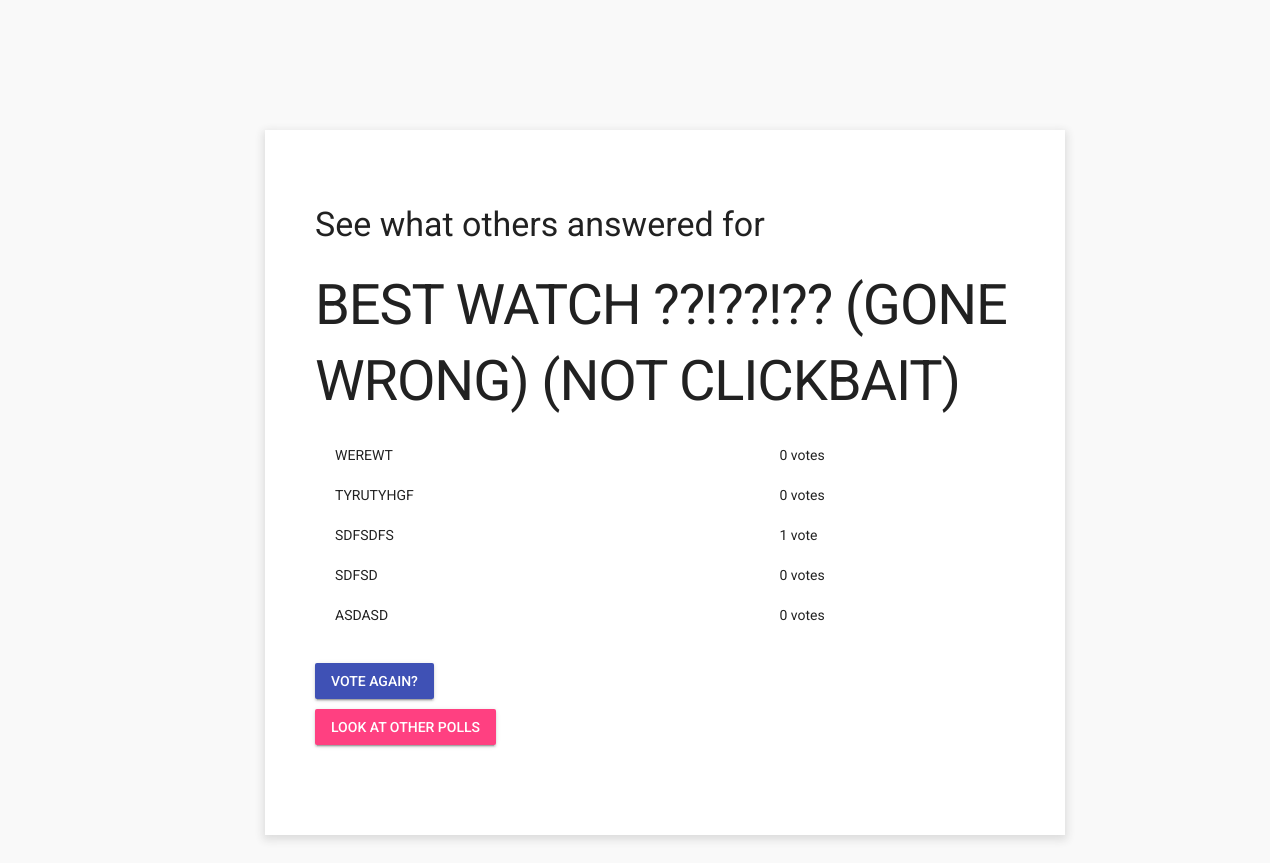
The app's page /polls/10/results/ (signed in), older data.
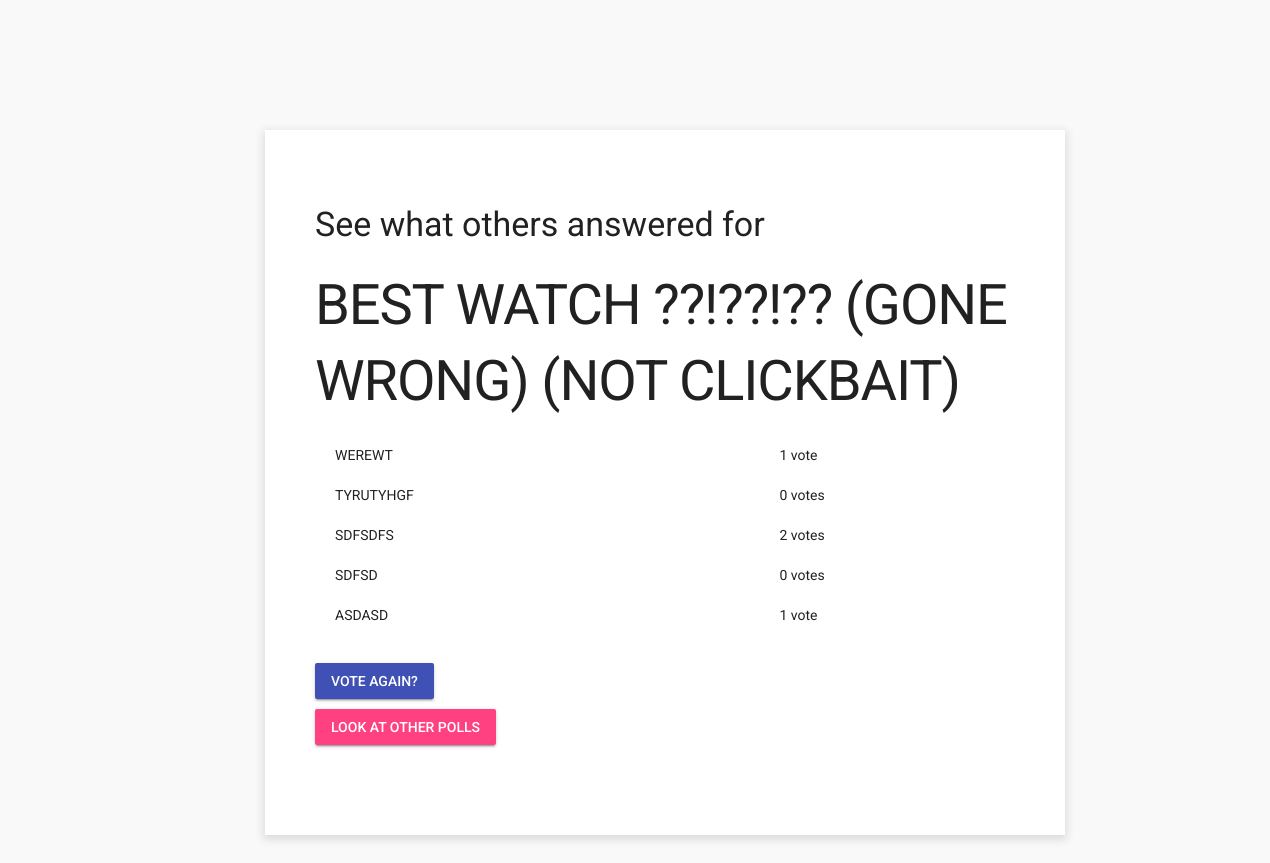
The same page, newer data.
### polls/models.py (models this page shows, shortened)
class Choice(models.Model):
    question = models.ForeignKey(Question, on_delete=models.CASCADE)
    choice_text = models.CharField(max_length=200)
    votes = models.IntegerField(default=0)

### polls/views.py (the view)
# urls.py: path('<int:pk>/results/', views.ResultsView.as_view(), name='results'),
class ResultsView(LoginRequiredMixin, generic.DetailView):
    login_url = "../../../accounts/login"
    model = Question
    template_name = 'polls/results.html'

### polls/templates/polls/results.html (shortened to what this page needs)
<head>
  {% load static %}
  <link rel="stylesheet" type="text/css" href="{% static 'polls/mdl1.3.0/material.min.css' %}" />
  <link rel="stylesheet" type="text/css" href="{% static 'polls/style.css' %}"/>
  <link rel="stylesheet" type="text/css" href="{% static 'sesshandlr/styles.css' %}"/>
</head>
<body class="sess-body">
  <div class="site-container">
    <h3>See what others answered for</h3>
    <h1>{{ question.question_text }}</h1>
    <div style='display: table; width:100%; margin-left: 20px'>
      {% for choice in question.choice_set.all %}
          <div style='display: table-row'>
            <div style='display: table-cell; max-width: 150px'><p>{{ choice.choice_text }}</p></div>
            <div style='display: table-cell; width: auto'><p>{{ choice.votes }} vote{{ choice.votes|pluralize }}</p></div>
          </div>
      {% endfor %}
    </div>
    <a style="margin-top: 20px;" class="mdl-button mdj-js-button mdl-button--raised mdl-button--primary" href="{% url 'polls:detail' question.id %}">Vote again?</a>
    <br/>
    <a style="margin-top: 10px;" class="mdl-button mdj-js-button mdl-button--raised mdl-button--accent" href="{% url 'polls:index' %}">Look at other polls</a>
  </div>
</body>

Row changes from the older to the newer data that the page shows:
changed Choice "WEREWT": votes "0" → "1"
changed Choice "SDFSDFS": votes "1" → "2"
changed Choice "ASDASD": votes "0" → "1"
